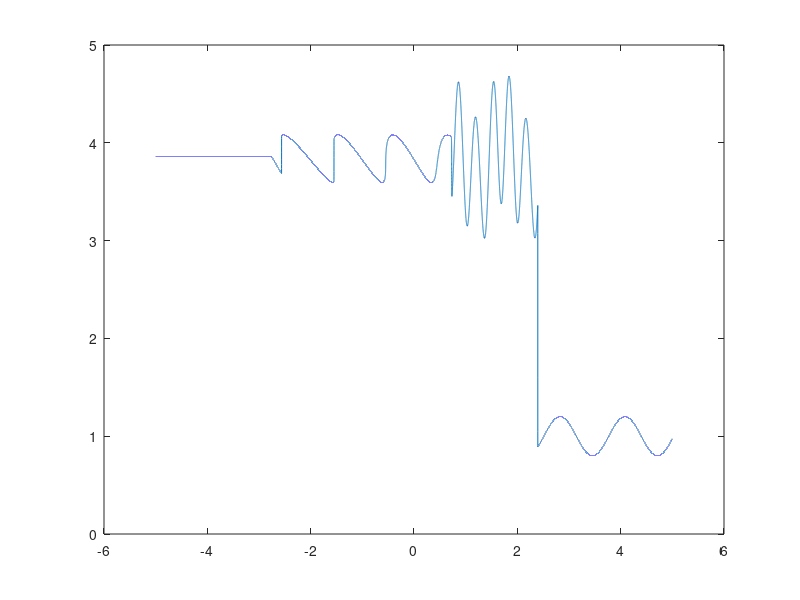

MATLAB code for this plot:
a = load('1.dat');
rho = a(:,1);
u = a(:,2)./a(:,1);
gamma = 1.4;
p = (gamma - 1)*(a(:,3) - 0.5*rho.*u.*u);
x = linspace(-5,5,size(rho,1));

plot(x,rho)
